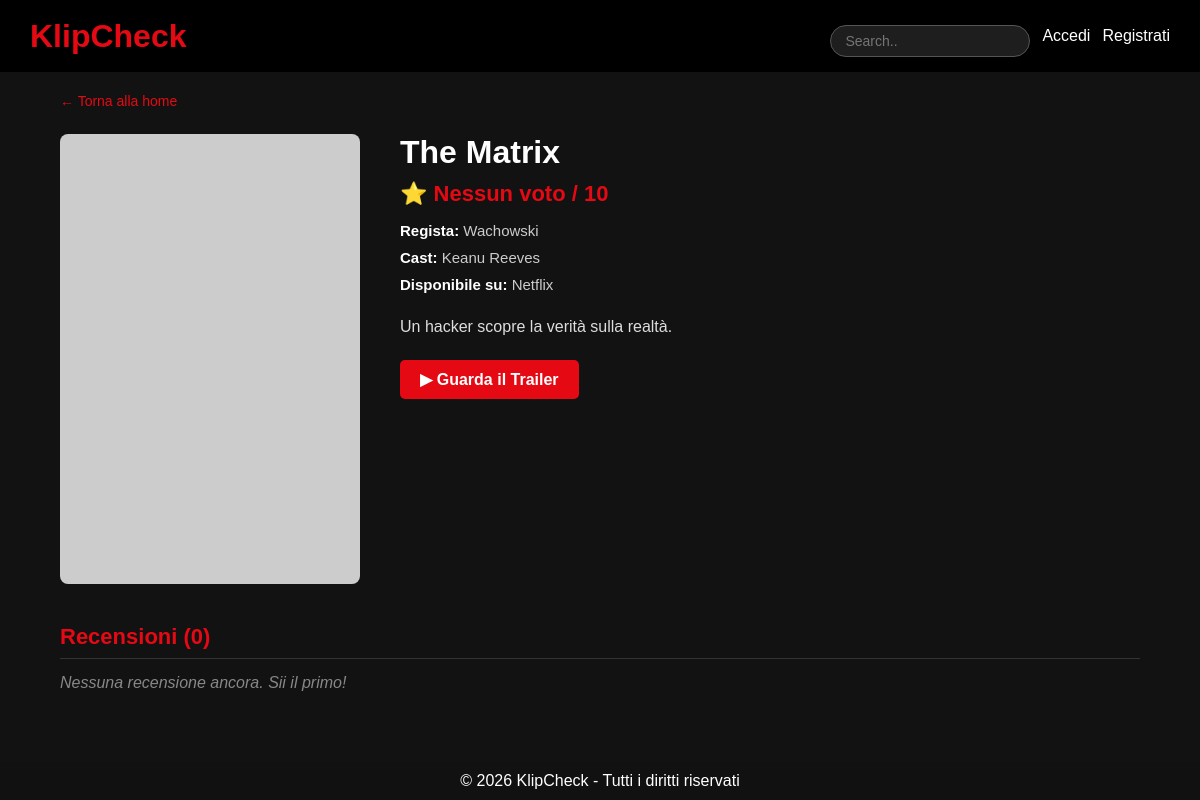
Screenshot of /KlipCheck/film.php?id=3 with the database file from the repository.
### tables this page shows
CREATE TABLE film (
  id INT AUTO_INCREMENT PRIMARY KEY,
  titolo VARCHAR(40) NOT NULL,
  trama TEXT NOT NULL,
  locandina VARCHAR(100),
  trailer VARCHAR(100),
  piattaforme VARCHAR(100),
  cast TEXT,
  regista VARCHAR(50)
);

### KlipCheck/film.php (the view, shortened to what this page needs)
<?php
$host    = 'localhost';
$db      = 'klipcheckdb';
$user    = 'root';
$pass    = 'mysql';
$charset = 'utf8mb4';
try {
    $pdo = new PDO(
        "mysql:host=$host;dbname=$db;charset=$charset",
        $user, $pass,
        [PDO::ATTR_ERRMODE => PDO::ERRMODE_EXCEPTION]
    );
} catch (PDOException $e) {
    die("Connessione fallita: " . $e->getMessage());
}
$id = isset($_GET['id']) ? (int)$_GET['id'] : 0;
$stmt = $pdo->prepare("
    SELECT f.*, AVG(CAST(v.valore AS DECIMAL(4,1))) AS voto_medio
    FROM film f
    LEFT JOIN valutazione v ON v.film_id = f.id
    WHERE f.id = :id
    GROUP BY f.id
");
$stmt->execute([':id' => $id]);
$film = $stmt->fetch(PDO::FETCH_ASSOC);
$stmtRec = $pdo->prepare("
    SELECT r.id, r.testo, u.username,
           COUNT(m.id) AS num_like
    FROM recensione r
    JOIN utente u ON u.id = r.utente_id
    LEFT JOIN mipiace m ON m.recensione_id = r.id
    WHERE r.film_id = :id
    GROUP BY r.id
    ORDER BY num_like DESC, r.id DESC
");
$stmtRec->execute([':id' => $id]);
$recensioni = $stmtRec->fetchAll(PDO::FETCH_ASSOC);
$locandina = $film['locandina'];
if ($locandina && !str_starts_with($locandina, 'http')) {
    $locandina = 'img/' . $locandina;
    if (!file_exists($locandina)) {
        $locandina = 'https://via.placeholder.com/300x450?text=' . urlencode($film['titolo']);
    }
} elseif (!$locandina) {
    $locandina = 'https://via.placeholder.com/300x450?text=' . urlencode($film['titolo']);
}
$voto = $film['voto_medio'] !== null
    ? number_format($film['voto_medio'], 1)
    : 'Nessun voto';
?>
<!DOCTYPE html>
<html lang="it">
<head>
    <link rel="stylesheet" href="../style.css">
</head>
<body>
    <header>
        <h1>KlipCheck</h1>
        <nav>
            <input type="text" placeholder="Search.." onkeydown="if(event.key==='Enter') window.location='../index.php?q='+this.value">
            <a href="../login/Accesso.php">Accedi</a>
            <a href="../login/Registrazione.php">Registrati</a>
        </nav>
    </header>
    <div class="container">
        <a href="../index.php" class="back-link">← Torna alla home</a>
        <div class="film-detail">
            <img src="<?= htmlspecialchars($locandina) ?>" alt="<?= htmlspecialchars($film['titolo']) ?>">
            <div class="film-meta">
                <h1><?= htmlspecialchars($film['titolo']) ?></h1>
                <div class="rating">⭐ <?= $voto ?> / 10</div>
                <?php if ($film['regista']): ?>
                    <div class="meta-row">
                        <strong>Regista:</strong> <?= htmlspecialchars($film['regista']) ?>
                    </div>
                <?php endif; ?>
                <?php if ($film['cast']): ?>
                    <div class="meta-row">
                        <strong>Cast:</strong> <?= htmlspecialchars($film['cast']) ?>
                    </div>
                <?php endif; ?>
                <?php if ($film['piattaforme']): ?>
                    <div class="meta-row">
                        <strong>Disponibile su:</strong> <?= htmlspecialchars($film['piattaforme']) ?>
                    </div>
                <?php endif; ?>
                <?php if ($film['trama']): ?>
                    <p class="trama"><?= nl2br(htmlspecialchars($film['trama'])) ?></p>
                <?php endif; ?>
                <?php if ($film['trailer']): ?>
                    <a href="<?= htmlspecialchars($film['trailer']) ?>" target="_blank" class="trailer-btn">
                        ▶ Guarda il Trailer
                    </a>
                <?php endif; ?>
            </div>
        </div>
        <h2 class="section-title">Recensioni (<?= count($recensioni) ?>)</h2>
        <?php if (empty($recensioni)): ?>
            <p class="no-reviews">Nessuna recensione ancora. Sii il primo!</p>
        <?php endif; ?>
    </div>
    <footer>
        <p>© 2026 KlipCheck - Tutti i diritti riservati</p>
    </footer>
</body>
</html>

### KlipCheck/style.css (style rules this page uses)
* { margin: 0; padding: 0; box-sizing: border-box; }
body { font-family: Arial, sans-serif; background-color: #121212; color: #ffffff; margin: 0; padding-bottom: 60px; }
header { background-color: #000; padding: 15px 30px; display: flex; justify-content: space-between; align-items: center; }
header h1 { color: #e50914; }
nav { display: flex; align-items: center; gap: 12px; }
nav a { color: white; text-decoration: none; }
nav input[type="text"] { padding: 7px 14px; border-radius: 20px; border: 1px solid #555; background-color: #1e1e1e; color: white; font-size: 14px; outline: none; transition: border 0.2s; width: 200px; }
.container { width: 90%; margin: 20px auto; }
.rating { margin-top: 8px; color: #e50914; font-weight: bold; }
input, textarea { width: 100%; padding: 8px; margin-top: 10px; border-radius: 5px; border: none; }
footer { position: fixed; bottom: 0; left: 0; width: 100%; background-color: #111; color: white; text-align: center; padding: 10px; }

### KlipCheck/film.php (style rules this page uses)
.film-detail { display: flex; gap: 40px; margin-bottom: 40px; flex-wrap: wrap; }
.film-detail img { width: 300px; height: 450px; object-fit: cover; border-radius: 8px; flex-shrink: 0; }
.film-meta { flex: 1; min-width: 250px; }
.film-meta h1 { font-size: 32px; margin-bottom: 10px; color: #fff; }
.film-meta .rating { font-size: 22px; margin-bottom: 15px; }
.film-meta .meta-row { margin-bottom: 10px; color: #ccc; font-size: 15px; }
.film-meta .meta-row strong { color: #fff; }
.trama { margin-top: 20px; line-height: 1.7; color: #ddd; }
.trailer-btn { display: inline-block; margin-top: 20px; padding: 10px 20px; background-color: #e50914; color: white; border-radius: 5px; text-decoration: none; font-weight: bold; transition: background-color 0.2s; }
.section-title { font-size: 22px; color: #e50914; margin-bottom: 15px; border-bottom: 1px solid #333; padding-bottom: 8px; }
.back-link { display: inline-block; margin-bottom: 25px; color: #e50914; text-decoration: none; font-size: 14px; }
.no-reviews { color: #888; font-style: italic; }

### rows the page displays
film: titolo "The Matrix", regista "Wachowski", cast "Keanu Reeves", piattaforme "Netflix", trama "Un hacker scopre la verità sulla realtà."

### other values shown
$voto "Nessun voto"
count($recensioni) "0"
